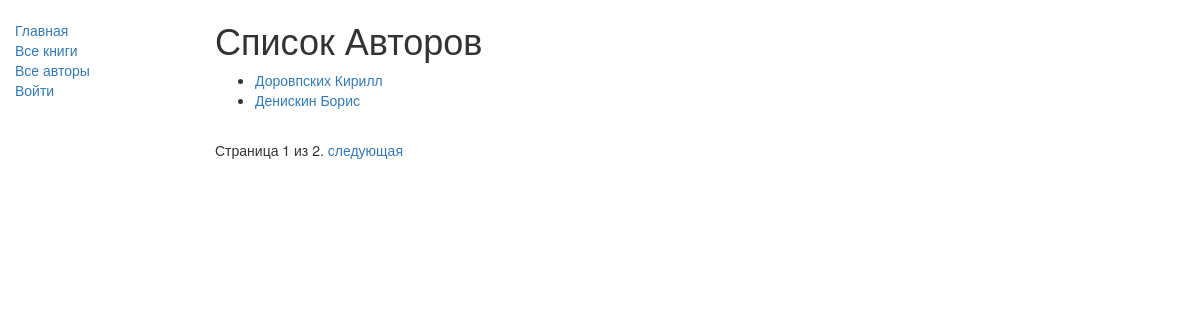
Screenshot of /catalog/authors/ with the database file from the repository.
### catalog/models.py (models this page shows, shortened)
class Author(models.Model):
    first_name = models.CharField(max_length=100)
    last_name = models.CharField(max_length=100)
    date_of_birth = models.DateField(null=True, blank=True)
    date_of_death = models.DateField('Died', null=True, blank=True)
    def get_absolute_url(self):
        return reverse('author-detail', args=[str(self.id)])

### catalog/views.py (the view)
class AuthorListView(generic.ListView):
    model = Author
    paginate_by = 2

### catalog/templates/catalog/author_list.html
{% extends "base_generic.html" %}
{% block content %}
    <h1>Список Авторов</h1>
    {% if author_list %}
    <ul>
      {% for author in author_list %}
      <li>
        <a href="{{ author.get_absolute_url }}">{{ author.last_name }} {{ author.first_name }}</a>
      </li>
      {% endfor %}
    </ul>
    {% else %}
      <p>Авторы отсутствуют.</p>
    {% endif %}
{% endblock %}

### rows the page displays
Author: last_name "Доровпских", first_name "Кирилл"
Author: last_name "Денискин", first_name "Борис"

### other values shown
{{ page_obj.number }} "1"
{{ page_obj.paginator.num_pages }} "2"
